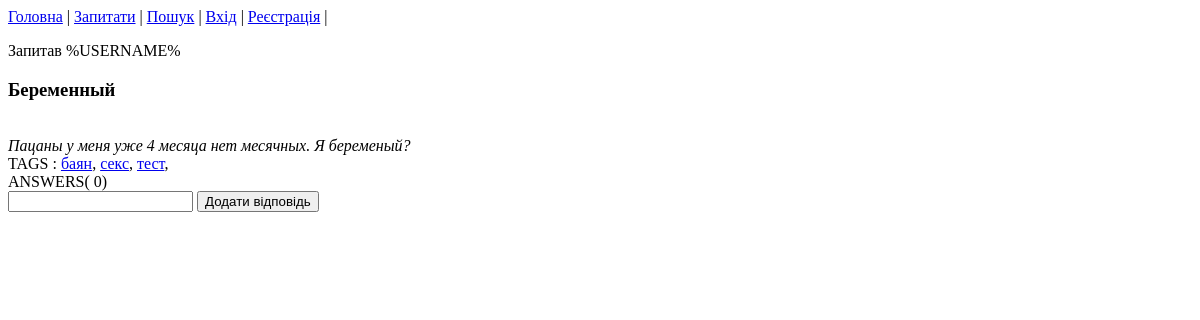
/details?id=13, run on an earlier commit of the app's database.
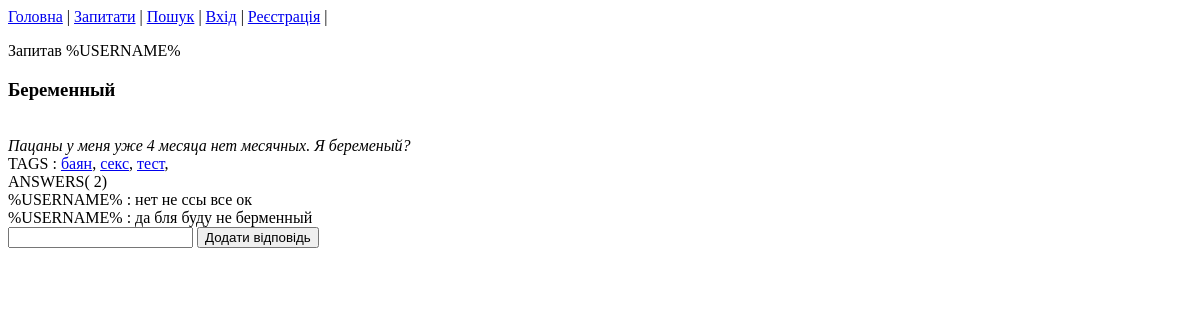
And on a later commit of the database.
### qanda/models.py (models this page shows)
class Tag(models.Model):
    name = models.CharField(max_length=65, unique=True)

class Question(models.Model):
   title = models.TextField()
   content = models.TextField()
   postdate = models.DateField()
   user_iduser = models.ForeignKey('User', db_column='user_iduser', default=0)
   likes = models.ManyToManyField(User,related_name="question_likes", default=0) #???
   tags = models.ManyToManyField(Tag,related_name="question_tags")

class Answer(models.Model):
    content = models.TextField()
    postdate = models.DateField()
    user_iduser = models.ForeignKey('User',db_column='user_iduser', default=0)
    question_idquestion = models.ForeignKey('Question', db_column='question_idquestion', related_name='answers')
    likes = models.ManyToManyField(User, related_name="answer_likes")

### qanda/views.py (the view, shortened to what this page needs)
# urls.py: url(r'details', 'qanda.views.details'),
def details(request):
    if request.method == 'GET':
        qst = Question.objects.get(id=int(request.GET['id']))
        return render_to_response('details.html', {'obj': qst},  context_instance=RequestContext(request))

### qanda/templates/details.html (shortened to what this page needs)
{% extends "base.html" %}
{% block main_content %}
    Запитав %USERNAME%<br>
    <h3>{{ obj.title }}</h3><br>
    <i>{{ obj.content }}</i><br>
    TAGS :
        {% for t in obj.tags.all %}
        <a href="index?search_tag={{ t.id }}" >{{ t.name }}</a>,
        {% endfor %}
    <br>ANSWERS( {{ obj.answers.all|length }})
    {% for an in  obj.answers.all %}
        <br> %USERNAME% : {{ an.content }}
    {% endfor %}
    <form action="details_add_answer" method="POST">{% csrf_token %}
    <input type="text" name="content">
    <input type="submit" value="Додати відповідь">
    </form>
{% endblock %}

What changed in the data, as far as the page shows it:
computed for Question "Беременный": answers.all|length "0" → "2"
added Answer: content "нет не ссы все ок"
added Answer: content "да бля буду не берменный"
